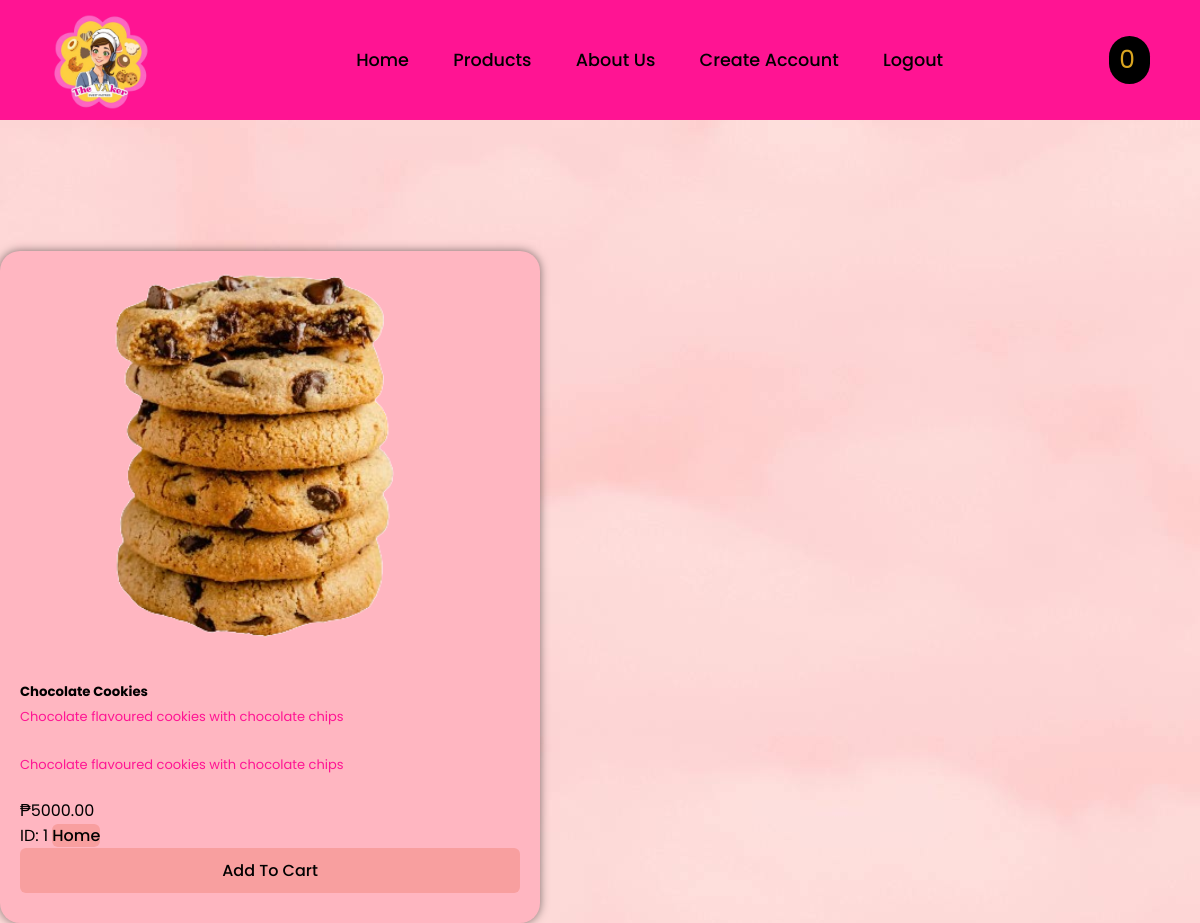
The page /product/1 (signed in) on the database its author committed.
### app/models.py (models this page shows, shortened)
class Product(models.Model):
    productName = models.CharField(max_length=50)
    productDesc = models.CharField(max_length=250, default='', blank=True, null=True)
    productPrice = models.DecimalField(default=0, max_digits=10, decimal_places=2)
    category = models.ForeignKey(Category, on_delete=models.CASCADE, default=1)
    image = models.ImageField(upload_to= 'uploads/product/')

### app/views.py (the view)
# urls.py: path('product/<int:pk>', views.product, name= 'product'),
def product(request,pk):
    product = Product.objects.get(id=pk)
    return render(request, 'app/product.html', {'product': product})

### cart/cart.py (called while the page is built)
    def __len__(self):
      return len(self.cart)

### cart/context_processors.py (called while the page is built)
def cart(request):
	return {'cart': Cart(request)}

### app/templates/app/product.html (shortened to what this page needs)
{% extends 'app/base.html' %}
{% load static %}
{% block content %}
    <nav class="nav-list">
        <a href="{% url 'home' %}">Home</a>
            <a href="{% url 'item' %}">Products</a>
            <a href="{% url 'about' %}">About Us</a>
            <a href="{% url 'Customer_Create' %}">Create Account</a>
             {% if user.is_authenticated %}
           <a href="{% url 'logout' %}">Logout</a>
        {% else %}
            <a href="{% url 'login' %}">Login</a>
            <a href="{% url 'register' %}">Register</a>
        {% endif %}
    </nav>
{% include 'app/navbar.html' %}
  <div class="">
      <br><br><br><br><br><br><br><br><br>
        <div class="card mb-3" style="max-width: 540px;">
            <div class="row g-0">
                <div class="col-md-4">
                    <img src="{{product.image.url}}" class="img-fluid rounded-start" alt="...">
                </div>
            <div class="col-md-8">
                <div class="card-body">
                 <h5 class="card-title">{{ product.productName }}</h5>
                <p class="card-text">{{ product.productDesc }}</p>
                    <p class="card-text">{{ product.productDesc }}</p>
                                    ₱{{product.productPrice}}
                    <br/>ID: {{product.id}}
                <a href="{% url 'home' %}" class="btn btn-secondary">Home</a>
                  <button type="button" class="btn btn-secondary" id="add-cart" value="{{product.id}}">Add To Cart</button>
            </div>
            </div>
        </div>
        </div>
    </div>
{% endblock content %}

### static/css/main.css (style rules this page uses)
* { box-sizing: border-box; margin: 0; padding: 0; scroll-behavior: smooth; list-style: none; text-decoration: none; font-family: 'Poppins', sans-serif; }
.nav-list a { position: relative; font-size: 1.1em; color: black; text-decoration: none; font-weight:500; margin-left: 40px; }
.nav-list a::after { content: ''; position: absolute; left: 0; bottom:-6px; width: 100%; height:3px; background: white; border-radius: 5px; transform: scaleX(0); transition: transform .5s; }
.row { position: relative; padding: 10px 20px 30px; background: lightpink; border-radius: 20px; box-shadow: 0 0 10px rgba(0, 0, 0, .5); }
.row img { width: 100%; height: auto; padding: 0px 20px 20px; transition: transform .5s ease; cursor: pointer; }
.row p { color: deeppink; font-size: 13px; line-height: 30px; margin-bottom: 1.1rem; }
.btn { width: 100%; height: 45px; background: #f89f9f; border: none; outline: none; border-radius: 6px; cursor: pointer; font-size: 1em; color: black; font-weight: 500; }
.card { border-radius: 12px; }
button { border-radius: 6px !important; }
a { text-decoration: none; color: #007bff; }

### rows shown on the page
Product: image (picture), productName "Chocolate Cookies", productDesc "Chocolate flavoured cookies with chocolate chips", productPrice "5000.00", id "1"

### other values the page prints
{{ cart|length }} "0"
